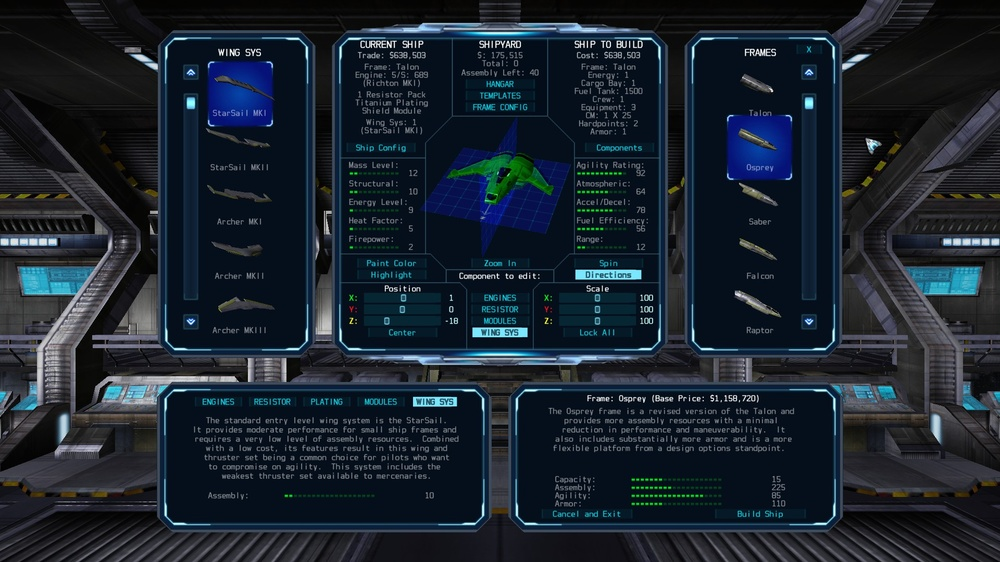
#> input picture frames/20260223200507_1.jpg, 1000 x 562 px, shrunk from 1920 x 1080 before the run; its folder holds only this picture in this run
$ python split_menu_items.py
#> lines starting #> are read from the running program, lines starting #| are printed output that depends on the picture
import os
from typing import Iterable, Tuple

from PIL import Image, ImageStat


TARGET_FOLDERS = ["frames"]

# Points from your menu selection:
COLOR_BG = (5, 15, 27)
COLOR_ITEM = (6, 28, 129)

# The "average color" might only apply to part of the slice height
# (menu icons often occupy only a band), so we support averaging over a band.
# 0.0-1.0 => entire slice height.
MEAN_Y_START_FRAC_DEFAULT = 0.0
MEAN_Y_END_FRAC_DEFAULT = 1.0

# If the first pass kept nothing, we'll try a narrower band automatically.
MEAN_Y_START_FRAC_FALLBACK = 0.25
MEAN_Y_END_FRAC_FALLBACK = 0.75


def squared_dist(a: Tuple[float, float, float], b: Tuple[int, int, int]) -> float:
    return (a[0] - b[0]) ** 2 + (a[1] - b[1]) ** 2 + (a[2] - b[2]) ** 2


def iter_input_images(folder_path: str) -> Iterable[str]:
    # Prefer previously produced crops, since that matches the "split each of these images" request.
    cropped = sorted(
        [
            fn
            for fn in os.listdir(folder_path)
            if fn.lower().endswith(".png") and fn.lower().startswith("icons_")
        ]
    )
    if cropped:
        for fn in cropped:
            yield os.path.join(folder_path, fn)
        return

    # Fallback: process any image files.
    valid_exts = (".jpg", ".jpeg", ".png", ".webp")
    for fn in sorted(os.listdir(folder_path)):
        if fn.lower().endswith(valid_exts):
            yield os.path.join(folder_path, fn)


def crop_and_select_slices(
    input_path: str,
    output_dir: str,
    top_scores: list,
    counters: dict,
    mean_y_start_frac: float,
    mean_y_end_frac: float,
    save_debug_all_parts: bool = False,
) -> None:
#> called with input_path = 'frames/20260223200507_1.jpg', output_dir = 'frames', mean_y_start_frac = 0, mean_y_end_frac = 1, save_debug_all_parts = False
    stem = os.path.splitext(os.path.basename(input_path))[0]

    with Image.open(input_path) as img:
#> img is the input picture: PIL image 1000x562 RGB; mean R, G, B 26.2, 35.8, 46.3
        rgb = img.convert("RGB")
        width, height = rgb.size
#> width = 1000; height = 562

        # Split into 5 equal top-to-bottom regions using the full width.
        # This avoids additional cropping beyond the intended "5 pieces" split.
        if height < 5:
            print(f"Skipped (too short): {input_path} size={width}x{height}")
            counters["slices_skipped_too_narrow"] += 5
            return

        base_h = height // 5
#> base_h = 112
        if base_h <= 0:
            print(
                f"Skipped (invalid region height): {input_path} size={width}x{height}"
            )
            counters["slices_skipped_too_narrow"] += 5
            return

        for part_idx in range(5):
            y0 = part_idx * base_h
            # Last part takes the remaining pixels so total height is fully covered.
            y1 = (part_idx + 1) * base_h if part_idx < 4 else height

            slice_img = rgb.crop((0, y0, width, y1))
            slice_w, slice_h = slice_img.size

            # Compute average color over a (possibly smaller) vertical band inside the square.
            y0_local = int(round(slice_h * mean_y_start_frac))
            y1_local = int(round(slice_h * mean_y_end_frac))
            y0_local = max(0, min(slice_h, y0_local))
            y1_local = max(0, min(slice_h, y1_local))
            if y1_local <= y0_local:
                continue

            mean_region = slice_img.crop((0, y0_local, slice_w, y1_local))
            stat = ImageStat.Stat(mean_region)
            mean_rgb = (stat.mean[0], stat.mean[1], stat.mean[2])

            d_bg = squared_dist(mean_rgb, COLOR_BG)
            d_item = squared_dist(mean_rgb, COLOR_ITEM)

            # Higher score => closer to item color than to background.
            score = d_bg - d_item
            keep = score > 0

            out_name = f"selected_{stem}_part_{part_idx + 1}.png"
            out_path = os.path.join(output_dir, out_name)

            if keep:
                slice_img.save(out_path)
                counters["slices_kept"] += 1
            elif save_debug_all_parts:
                # Optional debug behavior: save non-selected parts separately.
                debug_name = f"discarded_{stem}_part_{part_idx + 1}.png"
                slice_img.save(os.path.join(output_dir, debug_name))

            counters["slices_processed"] += 1
            top_scores.append(
                (
                    score,
                    input_path,
                    part_idx + 1,
                    tuple(round(x, 2) for x in mean_rgb),
                    d_bg,
                    d_item,
                )
            )
#> this loop made 5 passes
#> (mean_rgb, d_bg, d_item, score) on passes 1 to 5: ((20.29, 28.07, 37.64), 517.6, 8550.5, -8032.9), ((18.59, 28.56, 41.91), 591, 7744.2, -7153.1), ((28.57, 42.45, 53.25), 1998.2, 6457.1, -4458.9), ((38.57, 48.24, 58.62), 3232, 6423.7, -3191.7), ((25.01, 31.62, 40.28), 853.1, 8245.6, -7392.5)
#> pass 1, in crop_and_select_slices, `slice_img = rgb.crop((0, y0, width, y1))`:
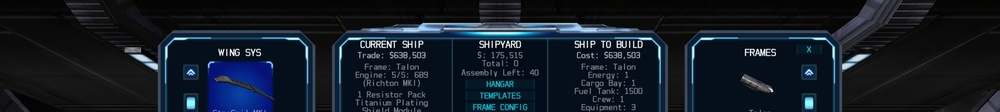
#> slice_img: PIL image 1000x112 RGB; mean R, G, B 20.3, 28.1, 37.6
#> pass 2, in crop_and_select_slices, `slice_img = rgb.crop((0, y0, width, y1))`:
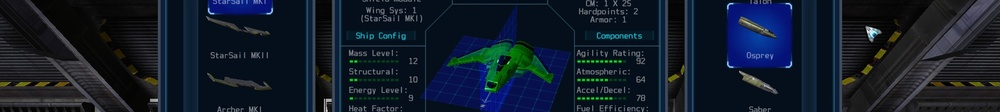
#> slice_img: PIL image 1000x112 RGB; mean R, G, B 18.6, 28.6, 41.9
#> pass 3, in crop_and_select_slices, `slice_img = rgb.crop((0, y0, width, y1))`:
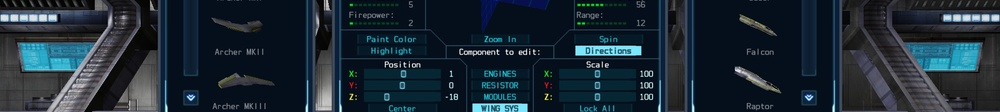
#> slice_img: PIL image 1000x112 RGB; mean R, G, B 28.6, 42.5, 53.2
#> after the loop:
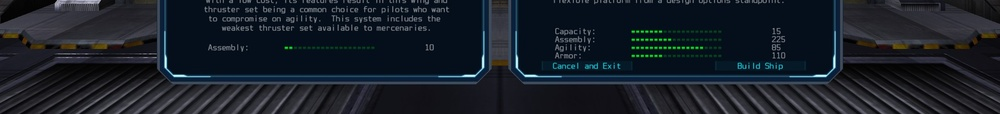
#> mean_region: PIL image 1000x114 RGB; mean R, G, B 25, 31.6, 40.3
#> after the loop, counters = {'input_images_processed': 1, 'slices_processed': 5, 'slices_kept': 0, 'slices_skipped_too_narrow': 0}; top_scores = 5 items


def main() -> None:
    base_dir = os.path.dirname(os.path.abspath(__file__))

    # If false, only "selected_*" images are written.
    save_debug_all_parts = False

    def run_pass(mean_y_start_frac: float, mean_y_end_frac: float) -> dict:
        total_counters = {
            "input_images_processed": 0,
            "slices_processed": 0,
            "slices_kept": 0,
            "slices_skipped_too_narrow": 0,
        }

        for folder in TARGET_FOLDERS:
            folder_path = os.path.join(base_dir, folder)
            if not os.path.exists(folder_path):
                print(f"Folder not found: {folder_path}")
                continue

            folder_counters = {
                "input_images_processed": 0,
                "slices_processed": 0,
                "slices_kept": 0,
                "slices_skipped_too_narrow": 0,
            }
            top_scores: list = []
            input_paths = list(iter_input_images(folder_path))

            print(
                f"Processing folder `{folder}`: {len(input_paths)} input(s) (mean band y={mean_y_start_frac:.2f}..{mean_y_end_frac:.2f})"
            )

            for input_path in input_paths:
                folder_counters["input_images_processed"] += 1
                total_counters["input_images_processed"] += 1
                crop_and_select_slices(
                    input_path=input_path,
                    output_dir=folder_path,
                    save_debug_all_parts=save_debug_all_parts,
                    top_scores=top_scores,
                    counters=folder_counters,
                    mean_y_start_frac=mean_y_start_frac,
                    mean_y_end_frac=mean_y_end_frac,
                )

            # Per-folder summary
            top_scores.sort(key=lambda x: x[0], reverse=True)
            print(
                f"Folder `{folder}` summary: slices_processed={folder_counters['slices_processed']}, slices_kept={folder_counters['slices_kept']}"
            )
            if top_scores:
                print(f"Top item-like slices in `{folder}` (score=d_bg-d_item):")
                for row in top_scores[:5]:
                    score, input_path, part_num, mean_rgb, d_bg, d_item = row
                    print(
                        f"  score={round(score,2)} file={os.path.basename(input_path)} part={part_num} mean={mean_rgb} d_bg={round(d_bg,2)} d_item={round(d_item,2)}"
                    )
#> this loop made 5 passes
#|   score=-3191.7 file=20260223200507_1.jpg part=4 mean=(38.57, 48.24, 58.62) d_bg=3231.98 d_item=6423.69
#|   score=-4458.86 file=20260223200507_1.jpg part=3 mean=(28.57, 42.45, 53.25) d_bg=1998.2 d_item=6457.07
#|   score=-7153.15 file=20260223200507_1.jpg part=2 mean=(18.59, 28.56, 41.91) d_bg=591.03 d_item=7744.18
#|   score=-7392.55 file=20260223200507_1.jpg part=5 mean=(25.01, 31.62, 40.28) d_bg=853.09 d_item=8245.64
#|   score=-8032.86 file=20260223200507_1.jpg part=1 mean=(20.29, 28.07, 37.64) d_bg=517.62 d_item=8550.48

            total_counters["slices_processed"] += folder_counters["slices_processed"]
            total_counters["slices_kept"] += folder_counters["slices_kept"]
            total_counters["slices_skipped_too_narrow"] += folder_counters[
                "slices_skipped_too_narrow"
            ]

        # Overall summary
        print(
            f"Overall summary: input_images_processed={total_counters['input_images_processed']}, slices_processed={total_counters['slices_processed']}, slices_kept={total_counters['slices_kept']}"
        )
        return total_counters

    first_pass = run_pass(
        mean_y_start_frac=MEAN_Y_START_FRAC_DEFAULT,
        mean_y_end_frac=MEAN_Y_END_FRAC_DEFAULT,
    )

    if first_pass["slices_kept"] == 0:
        print(
            "No slices were kept in the full-height pass; retrying with a narrower mean band."
        )
        run_pass(
            mean_y_start_frac=MEAN_Y_START_FRAC_FALLBACK,
            mean_y_end_frac=MEAN_Y_END_FRAC_FALLBACK,
        )
#| Processing folder `frames`: 1 input(s) (mean band y=0.25..0.75)
#> call 2 of crop_and_select_slices, with input_path = 'frames/20260223200507_1.jpg', output_dir = 'frames', mean_y_start_frac = 0.25, mean_y_end_frac = 0.75, save_debug_all_parts = False
#> the loop in crop_and_select_slices (call 2), `for part_idx in range(5):` made 5 passes
#> (mean_rgb, d_bg, d_item, score, out_name) on passes 1 to 5: ((24.32, 34.08, 45.64), 1084.5, 7322.2, -6237.7, 'selected_20260223200507_1_part_1.png'), ((19.08, 31.05, 42.48), 695.4, 7666.7, -6971.3, 'selected_20260223200507_1_part_2.png'), ((27.53, 44.22, 55.41), 2168.6, 6142.4, -3973.8, 'selected_20260223200507_1_part_3.png'), ((40.85, 51.28, 60.98), 3756.5, 6383.3, -2626.8, 'selected_20260223200507_1_part_4.png'), ((20.45, 30.24, 39.39), 624.6, 8243.4, -7618.8, 'selected_20260223200507_1_part_5.png')
#> pass 1, in crop_and_select_slices (call 2), `mean_region = slice_img.crop((0, y0_local, slice_w, y1_local))`:
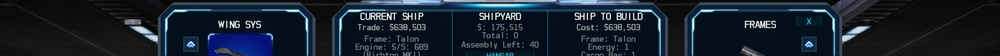
#> mean_region: PIL image 1000x56 RGB; mean R, G, B 24.3, 34.1, 45.6
#> pass 3, in crop_and_select_slices (call 2), `mean_region = slice_img.crop((0, y0_local, slice_w, y1_local))`:
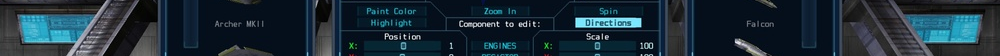
#> mean_region: PIL image 1000x56 RGB; mean R, G, B 27.5, 44.2, 55.4
#> after the loop in crop_and_select_slices (call 2), `for part_idx in range(5):`:
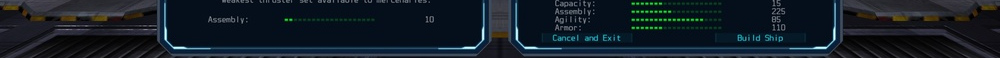
#> mean_region: PIL image 1000x58 RGB; mean R, G, B 20.5, 30.2, 39.4
#> the loop in run_pass (call 2), `for row in top_scores[:5]:` made 5 passes
#|   score=-2626.75 file=20260223200507_1.jpg part=4 mean=(40.85, 51.28, 60.98) d_bg=3756.54 d_item=6383.29
#|   score=-3973.81 file=20260223200507_1.jpg part=3 mean=(27.53, 44.22, 55.41) d_bg=2168.59 d_item=6142.4
#|   score=-6237.7 file=20260223200507_1.jpg part=1 mean=(24.32, 34.08, 45.64) d_bg=1084.48 d_item=7322.18
#|   score=-6971.33 file=20260223200507_1.jpg part=2 mean=(19.08, 31.05, 42.48) d_bg=695.36 d_item=7666.69
#|   score=-7618.82 file=20260223200507_1.jpg part=5 mean=(20.45, 30.24, 39.39) d_bg=624.56 d_item=8243.38


if __name__ == "__main__":
    main()
